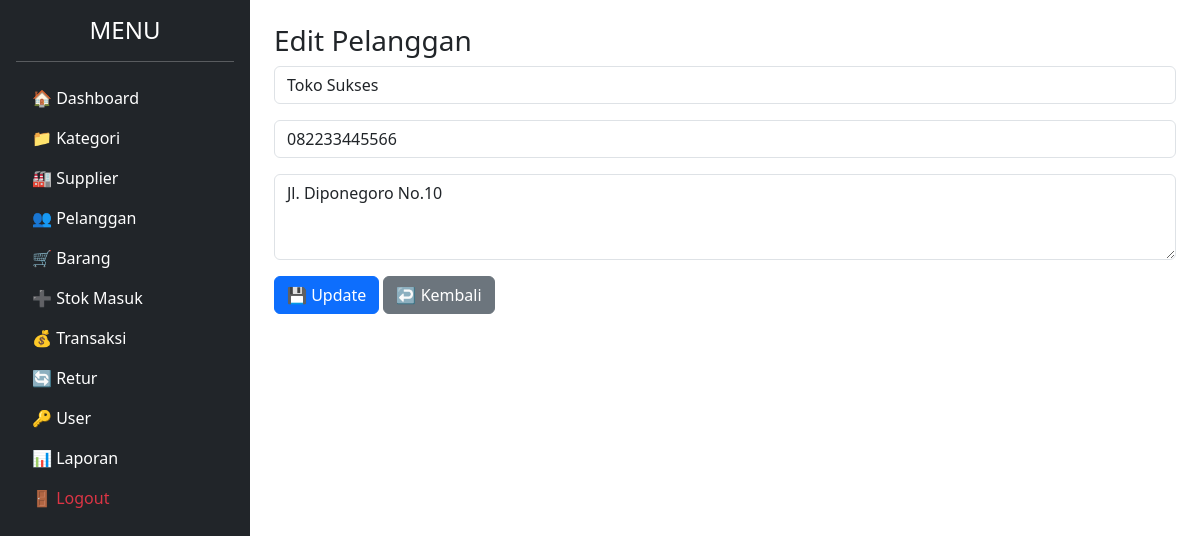
The app's page /admin/pelanggan/edit.php?id=1 (signed in) with its own data.
### tables this page shows
CREATE TABLE `pelanggan` (
  `id` int NOT NULL,
  `nama_pelanggan` varchar(100) NOT NULL,
  `kontak` varchar(50) DEFAULT NULL,
  `alamat` text
);

### admin/pelanggan/edit.php (the view, shortened to what this page needs)
<?php
include '../../config/koneksi.php';
$id = $_GET['id'];
$query = mysqli_query($koneksi, "SELECT * FROM pelanggan WHERE id='$id'");
$data = mysqli_fetch_assoc($query);
?>
<!DOCTYPE html>
<html lang="id">
<head>
    <link href="https://cdn.jsdelivr.net/npm/bootstrap@5.3.0/dist/css/bootstrap.min.css" rel="stylesheet">
</head>
<body>
<div class="d-flex">
    <div class="bg-dark text-white p-3" style="width:250px; min-height:100vh;">
        <h4 class="text-center">MENU</h4><hr>
        <ul class="nav flex-column">
            <li class="nav-item"><a href="../index.php" class="nav-link text-white">🏠 Dashboard</a></li>
            <li class="nav-item"><a href="../kategori/index.php" class="nav-link text-white">📁 Kategori</a></li>
            <li class="nav-item"><a href="../supplier/index.php" class="nav-link text-white">🏭 Supplier</a></li>
            <li class="nav-item"><a href="index.php" class="nav-link text-white">👥 Pelanggan</a></li>
            <li class="nav-item"><a href="../barang/index.php" class="nav-link text-white">🛒 Barang</a></li>
            <li class="nav-item"><a href="../stok_masuk/index.php" class="nav-link text-white">➕ Stok Masuk</a></li>
            <li class="nav-item"><a href="../transaksi/index.php" class="nav-link text-white">💰 Transaksi</a></li>
            <li class="nav-item"><a href="../retur/index.php" class="nav-link text-white">🔄 Retur</a></li>
            <li class="nav-item"><a href="../users/index.php" class="nav-link text-white">🔑 User</a></li>
            <li class="nav-item"><a href="../laporan/index.php" class="nav-link text-white">📊 Laporan</a></li>
            <li class="nav-item"><a href="../../login/logout.php" class="nav-link text-danger">🚪 Logout</a></li>
        </ul>
    </div>
    <div class="p-4 flex-grow-1">
        <h3>Edit Pelanggan</h3>
        <form method="post">
            <div class="mb-3">
                <input type="text" name="nama_pelanggan" value="<?= $data['nama_pelanggan']; ?>" class="form-control" required>
            </div>
            <div class="mb-3">
                <input type="text" name="kontak" value="<?= $data['kontak']; ?>" class="form-control" required>
            </div>
            <div class="mb-3">
                <textarea name="alamat" class="form-control" rows="3" required><?= $data['alamat']; ?></textarea>
            </div>
            <button type="submit" name="update" class="btn btn-primary">💾 Update</button>
            <a href="index.php" class="btn btn-secondary">↩️ Kembali</a>
        </form>
    </div>
</div>
</body>
</html>

### records on screen
pelanggan: nama_pelanggan "Toko Sukses", kontak "082233445566", alamat "Jl. Diponegoro No.10"
